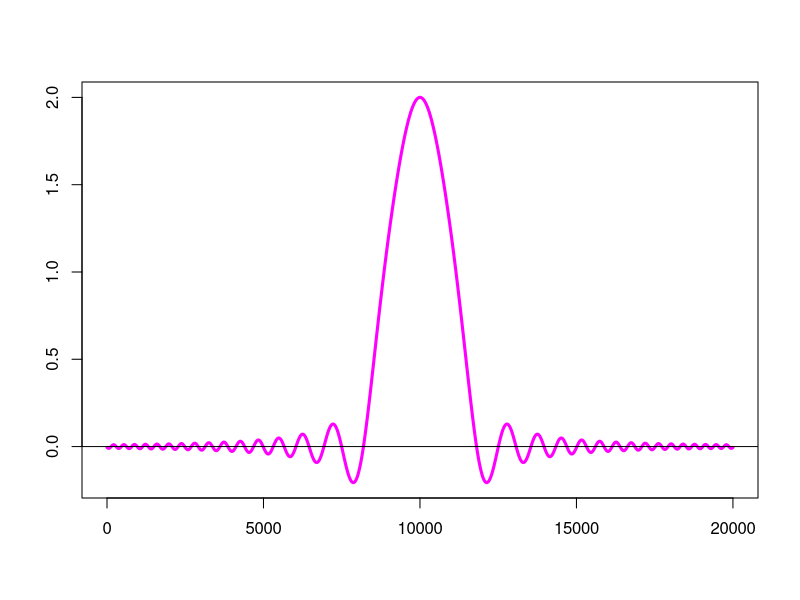
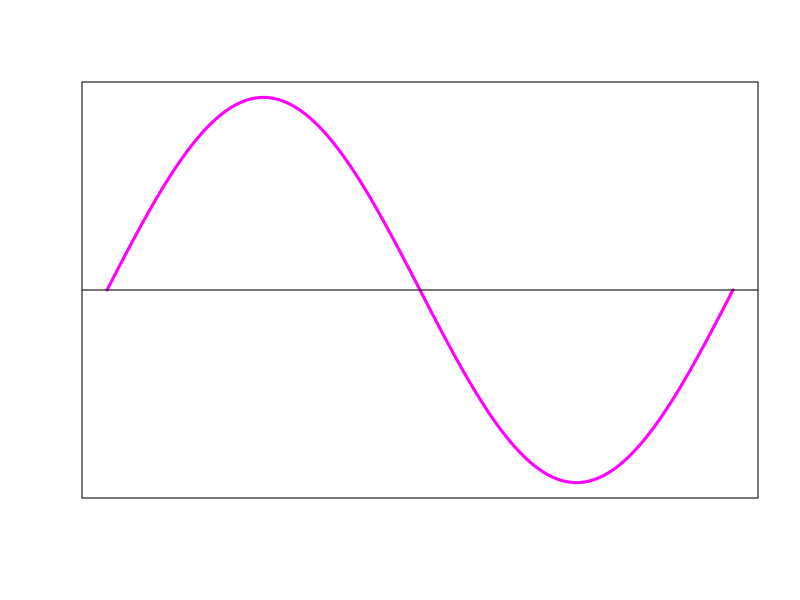
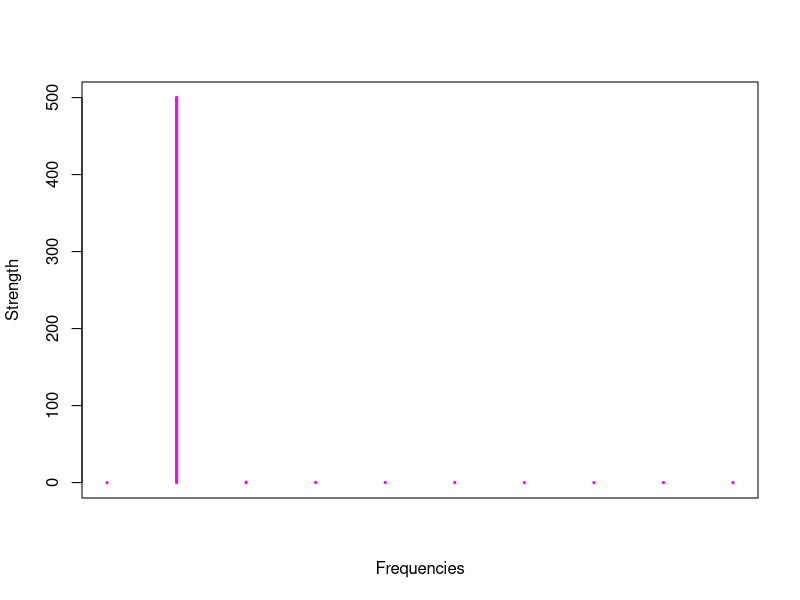
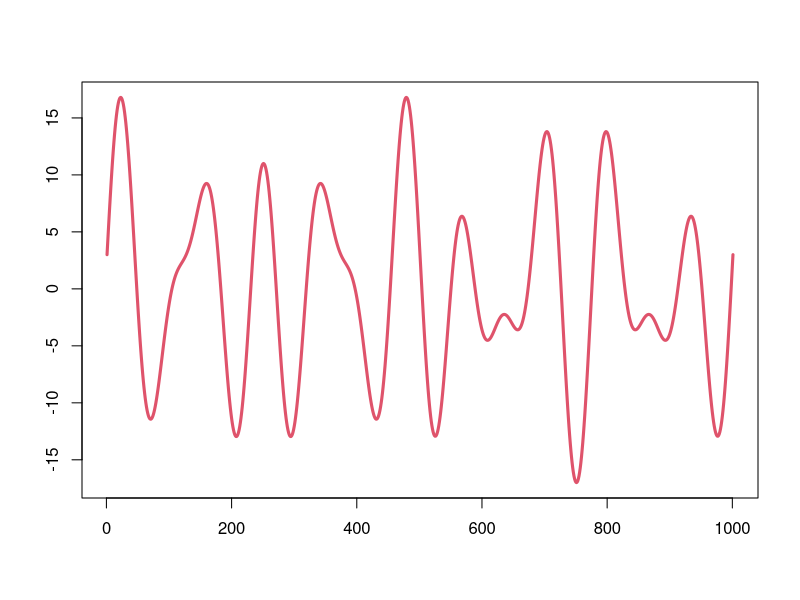
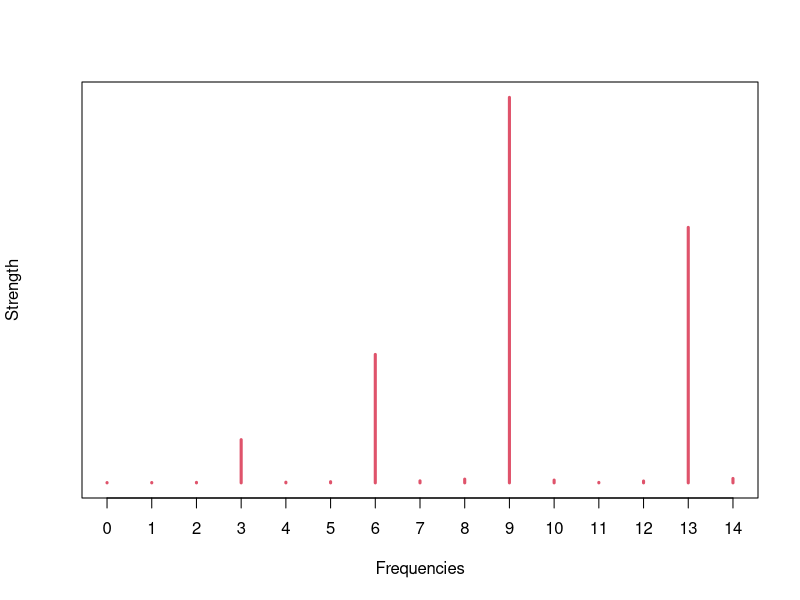
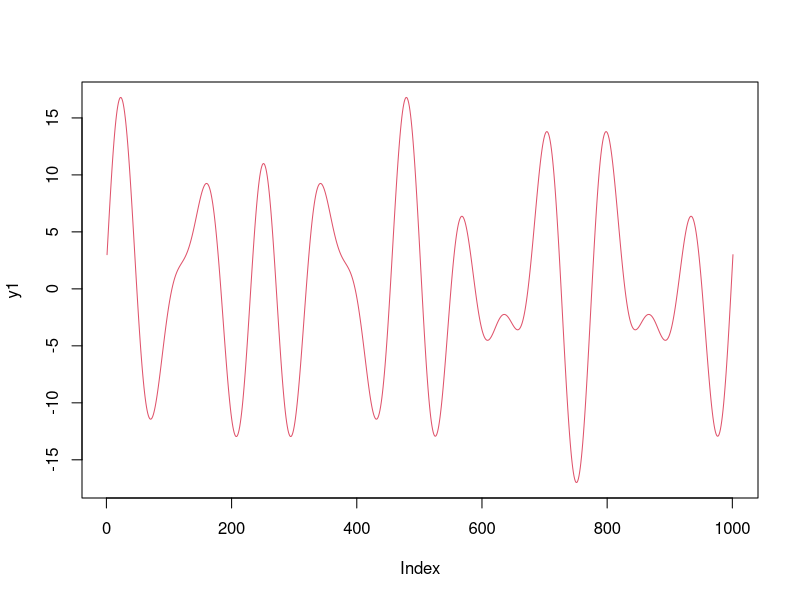
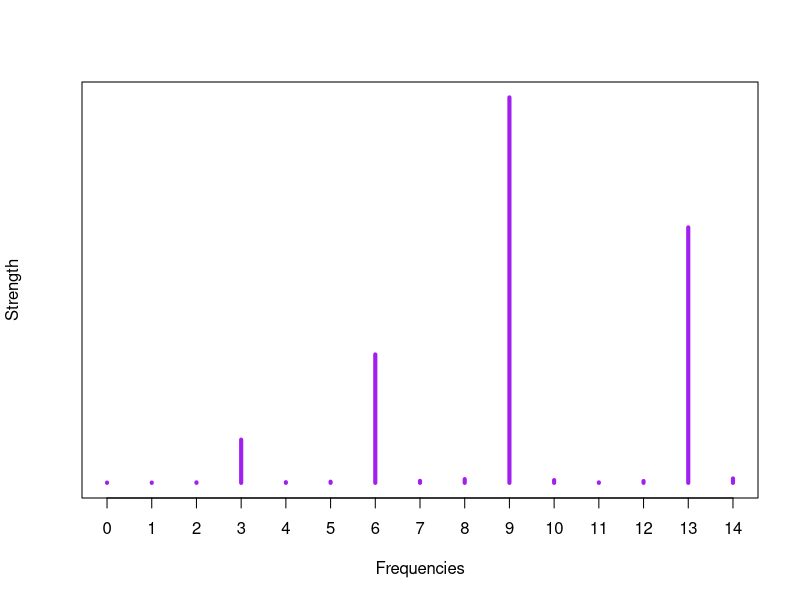
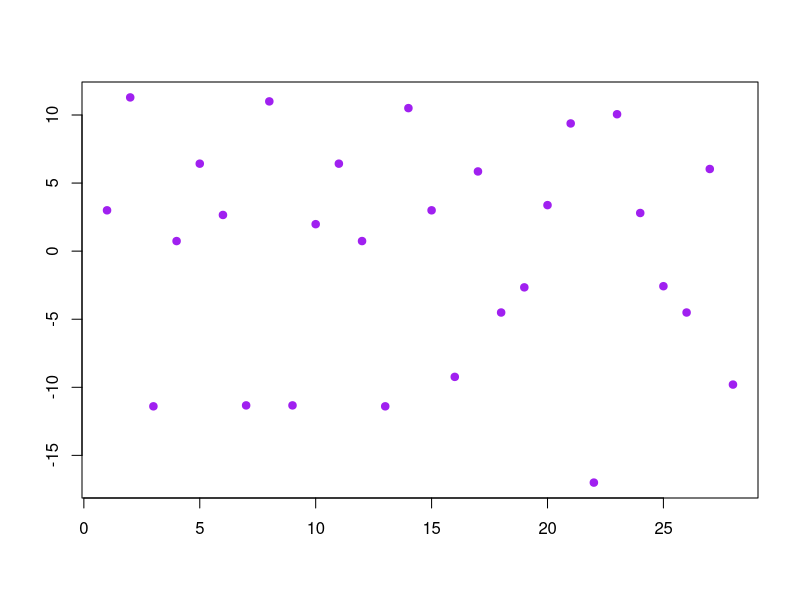

Write R code to recreate these figures, in order.
## ---- chunk 1
knitr::opts_chunk$set(echo = TRUE)
## ---- chunk 2
x <- seq(-10,10,0.001)
plot(sin(x^2)/(x^2) + exp(-x^2), type='l', ylab='',xlab='', lwd=3, col="magenta")
abline(h=0)
## ---- chunk 3
t <- seq(0,1,1/1000)
s = sin(2*pi*t)
plot(s,type='l',xlab='',ylab='',xaxt='n',yaxt='n',col="magenta",lwd=3)
abline(h=0)
## ---- chunk 4
S = fft(s)
plot(abs(S)[1:10], type="h",xaxt='n',xlab='Frequencies',ylab='Strength',col="magenta", lwd=3)
## ---- chunk 5
y = sin(2*pi*3*t)+3*cos(2*pi*6*t)+9*sin(2*pi*9*t)+6*sin(2*pi*13*t); 

plot(y,type='l',col=2, lwd=3, xlab='',ylab='')
## ---- chunk 6
Y1 <- fft(y)
plot((abs(Y1))[1:15], type="h",col=2,xaxt='n',xlab='Frequencies',ylab='Strength',
     yaxt='n',lwd=3)
axis(side=1,at=c(1:15),labels=c(0:14))
## ---- chunk 7
y1 <- sin(2*pi*3*t) + 3*cos(2*pi*6*t) + 9*sin(2*pi*9*t) + 6*sin(2*pi*13*t) 
plot(y1,type='l',col=2)
Y1 <- fft(y1)
plot((abs(Y1))[1:15], type="h",col='purple',xaxt='n',xlab='Frequencies',ylab='Strength',
     yaxt='n', lwd=4)
axis(side=1,at=c(1:15),labels=c(0:14))
## ---- chunk 8

(Nyquist = 14)
(sampling_rate = 2 * Nyquist)
(sample_intervals = length(t)/sampling_rate)
## ---- chunk 9
b <- y1[seq(1, length(y1), sample_intervals)]
plot(b,pch=19, col='purple',xlab='',ylab='')
## ---- chunk 10

plot(b,pch=19, type='l', col='purple',xlab='',ylab='', lwd=3)

## ---- chunk 11
B <- fft(b)
plot(abs(B)[1:15], type="h",xaxt='n',xlab='Frequencies',ylab='Strength',col=2, lwd=3)
axis(side=1,at=c(1:15),labels=c(0:14))
## ---- chunk 12

(Nyquist = 10)
(sampling_rate = 2 * Nyquist)
(sample_intervals = length(t)/sampling_rate)
## ---- chunk 13
b <- y1[seq(1, length(y1), sample_intervals)]
B <- fft(b)
plot(abs(B)[1:15], type="h",xaxt='n',xlab='Frequencies',ylab='Strength',col=2)
axis(side=1,at=c(1:15),labels=c(0:14))
## ---- chunk 14
b <- y1[seq(1, length(y1), sample_intervals)]
plot(b,type='l',pch=19, cex=.5, col=2)
